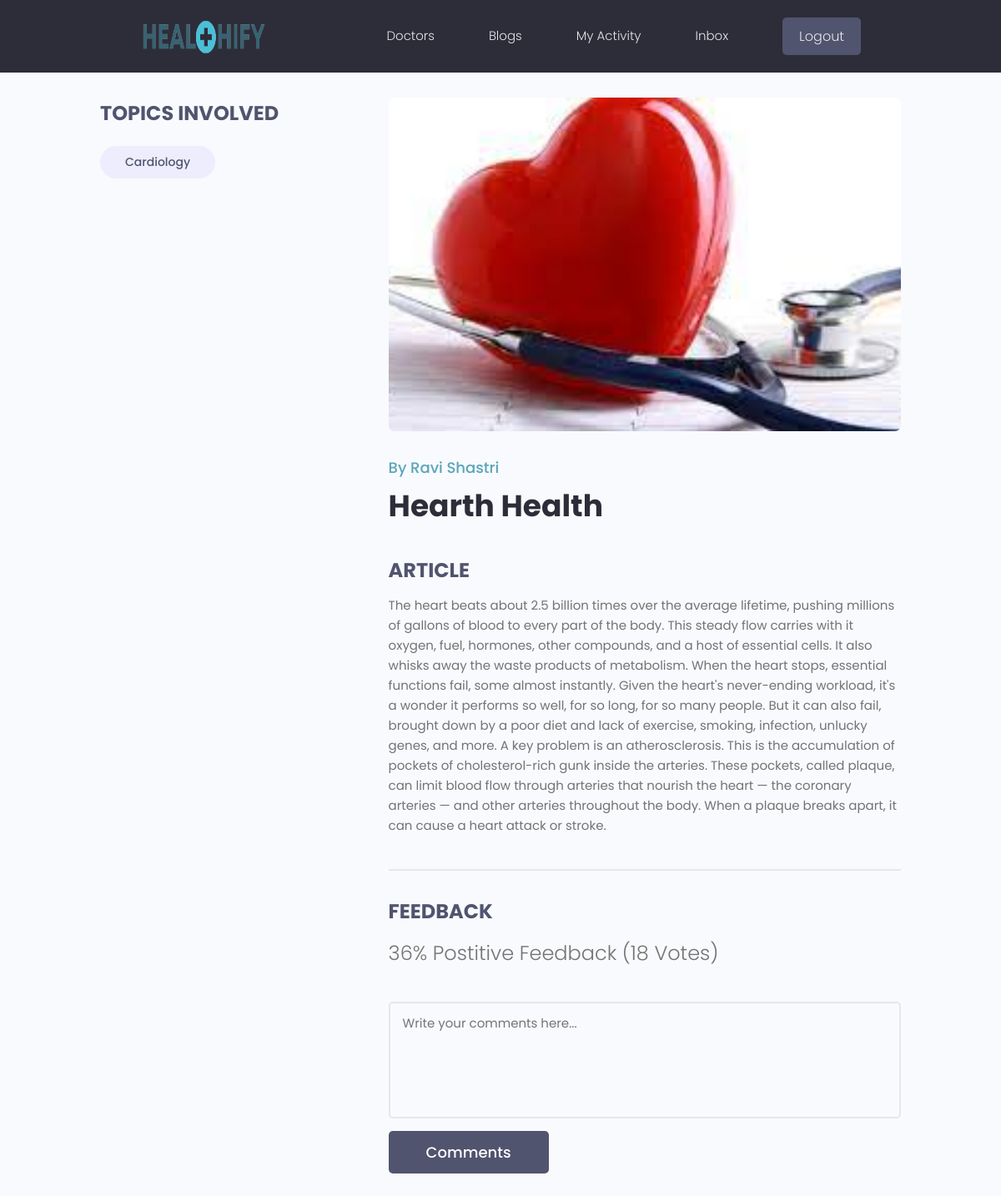
The app's page /blog/024b496f-47f1-42f0-b50e-baae459410ce with its own data.
### administration/models.py (models this page shows, shortened)
class Tag(models.Model):
    name = models.CharField(max_length=20)
    created = models.DateTimeField(auto_now_add=True)
    id = models.UUIDField(default=uuid.uuid4,
                          primary_key=True, unique=True, editable=False)
    def __str__(self):
        return self.name

class blogs(models.Model):
    writer = models.CharField(max_length=50, null=True, blank=True,default="Anonyumous")
    title = models.CharField(max_length=100)
    image = models.ImageField(null = True, blank=True, default="default.jpg", upload_to='blogs/' )
    content = models.TextField(max_length=1000)
    tags = models.ManyToManyField('Tag', blank=True)
    created = models.DateTimeField(auto_now_add=True)
    id = models.UUIDField(default=uuid.uuid4,primary_key=True, unique=True, editable=False)
    ordering = ['-created']

### administration/views.py (the view)
# urls.py: path("blog/<str:pk>", views.single_blog, name="single_blog"),
def single_blog(request,pk):
    article = blogs.objects.get(id=pk)
    return render(request, "administration/single_blog.html", {'blog' : article})

### administration/templates/administration/single_blog.html (shortened to what this page needs)
{% extends 'main.html' %}
{% block content %}
<main class="singleProject my-md">
    <div class="container">
      <div class="layout">
        <div class="column column--1of3">
          <h3 class="singleProject__subtitle">Topics Involved</h3>
          <div class="singleProject__toolStack">
            {% for tag in blog.tags.all %}
            <span class="tag tag--pill tag--sub tag--lg">
              <small>{{tag}}</small>
            </span>
            {% endfor %}
          </div>
        </div>
        <div class="column column--2of3">
          <img class="singleProject__preview" src="{{blog.image.url}}" alt="portfolio thumbnail" />
          <a href="#" class="singleProject__developer">By {{blog.writer}}</a>
          <h2 class="singleProject__title">{{blog.title}}</h2>
          <h3 class="singleProject__subtitle">Article</h3>
          <div class="singleProject__info">
            {{blog.content}}
          </div>
          <div class="comments">
            <h3 class="singleProject__subtitle">Feedback</h3>
            <h5 class="project--rating">
              36% Postitive Feedback (18 Votes)
            </h5>
            <form class="form" action="#" method="POST">
              <div class="form__field">
                <textarea class="input input--textarea" name="message" id="formInput#textarea"
                  placeholder="Write your comments here..."></textarea>
              </div>
              <input class="btn btn--sub btn--lg" type="submit" value="Comments" />
            </form>
          </div>
        </div>
      </div>
    </div>
  </main>
{% endblock %}

### static/styles/app.css (style rules this page uses)
:root { --color-sub: #2d2d39; }
.btn--sub { background-color: var(--color-sub-light); }
img { width: 100%; }
.singleProject .column--1of3 { order: 2; }
@media screen and (min-width: 1081px) { .singleProject .column--1of3 { order: 1; } }
@media screen and (min-width: 1081px) { .singleProject .column--2of3 { order: 2; } }
.singleProject__toolStack { margin-top: 2rem; margin-bottom: 4rem; }
.singleProject__preview { height: 50vh; object-fit: cover; object-position: top center; margin-bottom: 3rem; border-radius: 0.7rem; }
.singleProject__developer { font-size: 1.8rem; font-weight: 500; }
.singleProject__title { font-size: 3.6rem; font-weight: 700; color: var(--color-sub); margin-bottom: 3rem; }
.project--rating { margin-bottom: 1.6em; margin-top: .5em; }
.singleProject__subtitle { text-transform: uppercase; font-size: 2.4rem; font-weight: 700; color: var(--color-sub-light); margin-bottom: 1rem; }
.comments { margin-top: 4rem; padding-top: 3rem; border-top: 2px solid var(--color-light); }

### static/uikit/styles/modules/_variables.css (style rules this page uses)
:root { --color-main: #5aa5b9; --color-main-light: #e6faff; --color-sub: #3f4156; --color-sub-light: #51546e; --color-sub-lighter: #ededfd; --color-text: #737373; --color-gray: #8b8b8b; --color-light: #e5e7eb; --color-light-gray: #767676; --color-bg: #f8fafd; --color-white: #fffefd; --color-white-light: #f3f3f3; --color-success: #359e64; --color-success-bg: #def8e8; --color-error: #fc4b0b; --color-error-bg: #fff2ee; --font-base: 'Poppins', arial, helvetica, 'Segoe UI', roboto, ubuntu, sans-serif; --font-monospace: 'Fira Code', 'Courier New', courier, monospace; --font-regular: 300; --font-medium: 500; --font-bold: 700; --generic-shadow: 1px 1px 5px #00000010; --generic-transition: all 0.3s ease-in-out; }

### static/uikit/styles/modules/_base.css (style rules this page uses)
* { margin: 0; padding: 0; box-sizing: border-box; text-rendering: optimizeLegibility; color: inherit; font-size: inherit; }
html { font-size: 50%; }
@media only screen and (min-width: 480px) { html { font-size: 56.25%; } }
@media only screen and (min-width: 1200px) { html { font-size: 62.5%; } }
body { line-height: 1.6; font-weight: 400; font-size: 1.5rem; color: var(--color-text); background-color: var(--color-bg); min-height: 100vh; }

### static/uikit/styles/modules/_typography.css (style rules this page uses)
* { font-family: var(--font-base); }
h2 { font-size: 3.6rem; font-weight: var(--font-bold); }
h3 { font-size: 3.2rem; font-weight: var(--font-medium); }
h5 { font-size: 2.4rem; font-weight: var(--font-medium); }
h5, h6 { font-weight: var(--font-regular); }
p, span, strong { font-size: 1.6rem; color: var(--color-text); font-weight: var(--font-regular); }
a { padding-bottom: 2px; text-decoration: none; display: inline-block; color: var(--color-main); font-weight: var(--font-medium); }

### static/uikit/styles/modules/_utilities.css (style rules this page uses)
.container { width: 92%; max-width: 165rem; margin: 0 auto; box-sizing: border-box; }
@media screen and (min-width: 1000px) { .container { width: 90%; } }
@media screen and (min-width: 1200px) { .container { width: 80%; } }
.my-md { margin: 3rem auto; }

### static/uikit/styles/modules/_button.css (style rules this page uses)
.btn { display: inline-block; position: relative; cursor: pointer; background-color: var(--color-light); font-weight: var(--font-medium); color: var(--color-sub); text-decoration: none; padding: 1rem 2rem; border-radius: 0.5rem; border: none; width: -webkit-fit-content; width: -moz-fit-content; width: fit-content; height: -webkit-fit-content; height: -moz-fit-content; height: fit-content; font-size: 1.6rem; outline-width: 0; outline-color: transparent; -webkit-backface-visibility: hidden; backface-visibility: hidden; transition: all 0.3s ease-in-out; }
.btn--sub { background-color: var(--color-sub); color: var(--color-white); }
.btn--lg { font-size: 1.8rem; padding: 1.2rem 4.5rem; }

### static/uikit/styles/modules/_form.css (style rules this page uses)
.form { display: block; }
.form__field { margin-top: 1.5rem; margin-bottom: 1.5rem; }
input.input[type='text'], input.input[type='email'], input.input[type='password'], input.input[type='number'], select.input, textarea.input { min-width: 24rem; width: 100%; padding: 1.2rem 1.5rem; border-radius: 0.5rem; border: 2px solid var(--color-light); transition: all 0.3s ease-in-out; background-color: var(--color-bg); }
.input--textarea { width: 100%; min-height: 14rem; resize: none; }

### static/uikit/styles/modules/_layout.css (style rules this page uses)
.layout { display: flex; flex-flow: row wrap; justify-content: space-between; }
.layout > .column { margin-bottom: 3rem; }
.layout > .column.column--1of3 { flex-basis: 30%; }
.layout > .column.column--2of3 { flex-basis: 64%; }

### records on screen
Tag: name "Cardiology"
blogs: image (picture), writer "Ravi Shastri", title "Hearth Health", content "The heart beats about 2.5 billion times over the average lifetime, pushing millions of gallons of blood to every part of the body. This steady flow carries with it oxygen, fuel, hormones, other compounds, and a host of essential cells. It also whisks away the waste products of metabolism. When the heart stops, essential functions fail, some almost instantly. Given the heart's never-ending workload, it's a wonder it performs so well, for so long, for so many people. But it can also fail, brought down by a poor diet and lack of exercise, smoking, infection, unlucky genes, and more. A key problem is an atherosclerosis. This is the accumulation of pockets of cholesterol-rich gunk inside the…"
